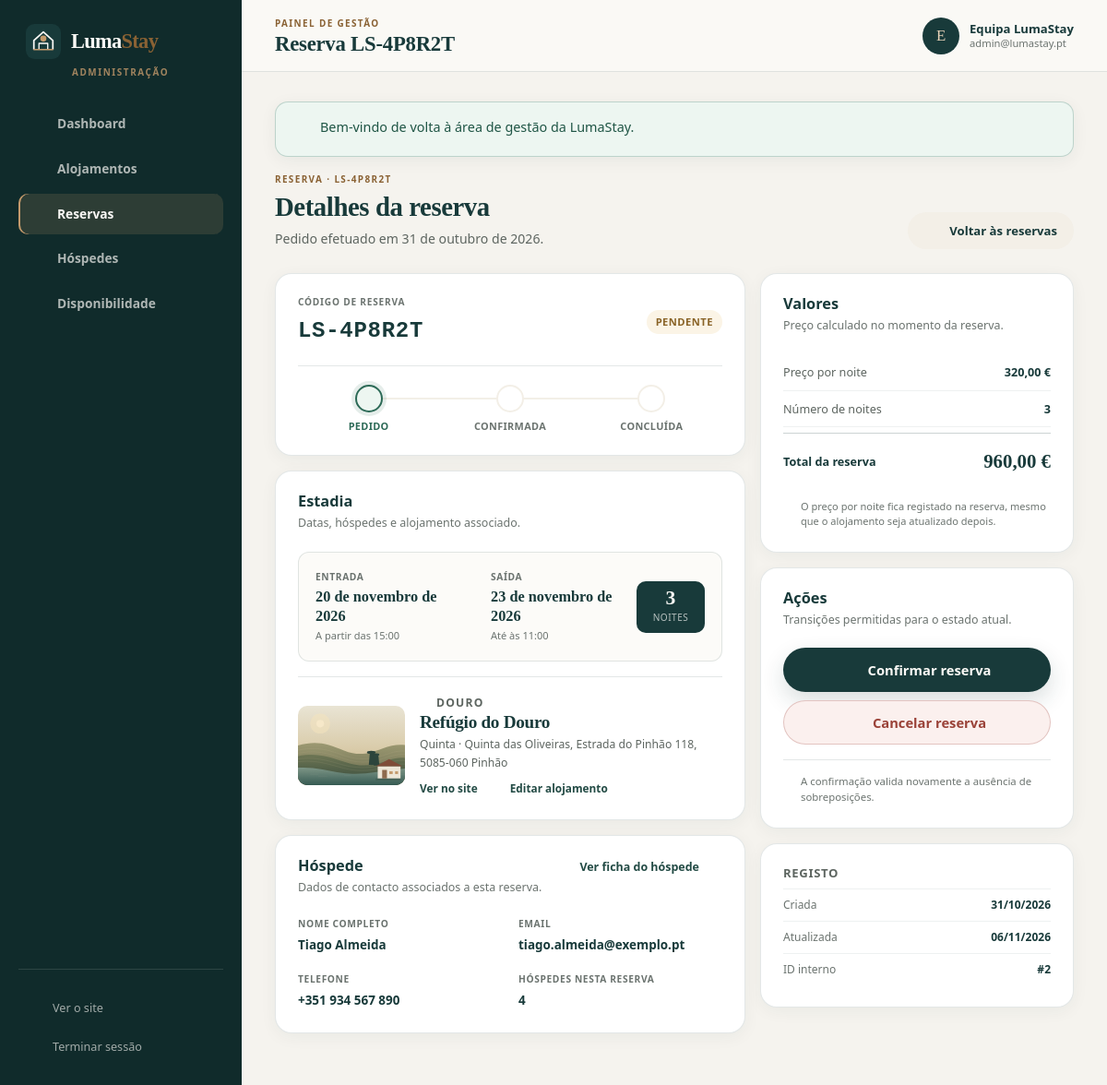
Page /admin/detalhes-reserva.php?id=2 (signed in) on the committed database.
### tables this page shows
CREATE TABLE reservations (
    id              INT UNSIGNED NOT NULL AUTO_INCREMENT,
    reservation_code VARCHAR(16) NOT NULL,
    accommodation_id INT UNSIGNED NOT NULL,
    guest_id         INT UNSIGNED NOT NULL,
    check_in         DATE NOT NULL,
    check_out        DATE NOT NULL,
    guests_count     TINYINT UNSIGNED NOT NULL,
    price_per_night  DECIMAL(10,2) NOT NULL,
    total_price      DECIMAL(10,2) NOT NULL,
    status           VARCHAR(20) NOT NULL DEFAULT 'pendente',
    created_at       TIMESTAMP NOT NULL DEFAULT CURRENT_TIMESTAMP,
    updated_at       TIMESTAMP NOT NULL DEFAULT CURRENT_TIMESTAMP ON UPDATE CURRENT_TIMESTAMP,
    PRIMARY KEY (id),
    UNIQUE KEY uq_reservations_code (reservation_code),
    KEY idx_reservations_accommodation (accommodation_id),
    KEY idx_reservations_guest (guest_id),
    KEY idx_reservations_dates (accommodation_id, check_in, check_out),
    KEY idx_reservations_status (status),
    CONSTRAINT fk_reservations_accommodation
        FOREIGN KEY (accommodation_id) REFERENCES accommodations (id)
        ON UPDATE CASCADE ON DELETE RESTRICT,
    CONSTRAINT fk_reservations_guest
        FOREIGN KEY (guest_id) REFERENCES guests (id)
        ON UPDATE CASCADE ON DELETE RESTRICT,
    CONSTRAINT chk_reservations_dates CHECK (check_out > check_in),
    CONSTRAINT chk_reservations_guests CHECK (guests_count > 0),
    CONSTRAINT chk_reservations_price_night CHECK (price_per_night > 0),
    CONSTRAINT chk_reservations_total CHECK (total_price > 0),
    CONSTRAINT chk_reservations_status
        CHECK (status IN ('pendente', 'confirmada', 'cancelada', 'concluida'))
);

CREATE TABLE accommodations (
    id              INT UNSIGNED NOT NULL AUTO_INCREMENT,
    name            VARCHAR(150) NOT NULL,
    slug            VARCHAR(170) NOT NULL,
    description     TEXT NOT NULL,
    location        VARCHAR(120) NOT NULL,
    address         VARCHAR(255) NOT NULL,
    type            VARCHAR(40) NOT NULL,
    price_per_night DECIMAL(10,2) NOT NULL,
    capacity        TINYINT UNSIGNED NOT NULL,
    bedrooms        TINYINT UNSIGNED NOT NULL,
    bathrooms       TINYINT UNSIGNED NOT NULL,
    amenities       JSON NOT NULL,
    image_url       VARCHAR(255) NOT NULL,
    rating          DECIMAL(2,1) NOT NULL DEFAULT 4.8,
    review_count    INT UNSIGNED NOT NULL DEFAULT 0,
    active          TINYINT(1) NOT NULL DEFAULT 1,
    featured        TINYINT(1) NOT NULL DEFAULT 0,
    created_at      TIMESTAMP NOT NULL DEFAULT CURRENT_TIMESTAMP,
    updated_at      TIMESTAMP NOT NULL DEFAULT CURRENT_TIMESTAMP ON UPDATE CURRENT_TIMESTAMP,
    PRIMARY KEY (id),
    UNIQUE KEY uq_accommodations_slug (slug),
    KEY idx_accommodations_location (location),
    KEY idx_accommodations_active (active),
    KEY idx_accommodations_price (price_per_night),
    KEY idx_accommodations_type (type),
    CONSTRAINT chk_accommodations_price CHECK (price_per_night > 0),
    CONSTRAINT chk_accommodations_capacity CHECK (capacity BETWEEN 1 AND 30),
    CONSTRAINT chk_accommodations_bedrooms CHECK (bedrooms BETWEEN 0 AND 20),
    CONSTRAINT chk_accommodations_bathrooms CHECK (bathrooms BETWEEN 1 AND 20),
    CONSTRAINT chk_accommodations_rating CHECK (rating BETWEEN 0 AND 5),
    CONSTRAINT chk_accommodations_active CHECK (active IN (0, 1)),
    CONSTRAINT chk_accommodations_featured CHECK (featured IN (0, 1))
);

CREATE TABLE guests (
    id         INT UNSIGNED NOT NULL AUTO_INCREMENT,
    full_name  VARCHAR(150) NOT NULL,
    email      VARCHAR(190) NOT NULL,
    phone      VARCHAR(30) NOT NULL,
    created_at TIMESTAMP NOT NULL DEFAULT CURRENT_TIMESTAMP,
    PRIMARY KEY (id),
    UNIQUE KEY uq_guests_email (email),
    KEY idx_guests_name (full_name)
);

### admin/detalhes-reserva.php (the view, shortened to what the rows shown need)
<?php
$pdo = db();
$reservationId = is_post()
    ? (input_int('id', 'post', 0) ?? 0)
    : (input_int('id', 'get', 0) ?? 0);
$stmt = $pdo->prepare(
    "SELECT r.*, a.id AS accommodation_id, a.name AS accommodation_name, a.location AS accommodation_location,
            a.address AS accommodation_address, a.image_url AS accommodation_image, a.type AS accommodation_type,
            g.id AS guest_id, g.full_name AS guest_name, g.email AS guest_email, g.phone AS guest_phone,
            g.created_at AS guest_created_at
     FROM reservations r
     INNER JOIN accommodations a ON a.id = r.accommodation_id
     INNER JOIN guests g ON g.id = r.guest_id
     WHERE r.id = :id
     LIMIT 1"
);
$stmt->execute([':id' => $reservationId]);
$reservation = $stmt->fetch();
$nights = nights_between((string) $reservation['check_in'], (string) $reservation['check_out']);
$status = (string) $reservation['status'];
include __DIR__ . '/../includes/admin-header.php';
?>
<div class="admin-page-intro">
    <div>
        <p class="admin-eyebrow">Reserva · <?= e($reservation['reservation_code']) ?></p>
        <h2>Detalhes da reserva</h2>
        <p>Pedido efetuado em <?= e(format_date((string) $reservation['created_at'], true)) ?>.</p>
    </div>
</div>
<div class="detail-admin-grid">
    <div class="detail-admin-main">
        <section class="admin-card reservation-hero-card">
            <div class="reservation-hero-head">
                <div>
                    <span class="reservation-hero-label">Código de reserva</span>
                    <code class="reservation-hero-code"><?= e($reservation['reservation_code']) ?></code>
                </div>
                <?= status_badge($status) ?>
            </div>
        </section>
        <section class="admin-card">
            <div class="admin-card-head">
                <div>
                    <h2>Estadia</h2>
                </div>
            </div>
            <div class="reservation-stay-grid">
                <div class="reservation-date-box">
                    <span>Entrada</span>
                    <strong><?= e(format_date((string) $reservation['check_in'], true)) ?></strong>
                    <small>A partir das 15:00</small>
                </div>
                <div class="reservation-date-box">
                    <span>Saída</span>
                    <strong><?= e(format_date((string) $reservation['check_out'], true)) ?></strong>
                    <small>Até às 11:00</small>
                </div>
                <div class="reservation-night-box">
                    <strong><?= e($nights) ?></strong>
                    <span><?= $nights === 1 ? 'noite' : 'noites' ?></span>
                </div>
            </div>
            <div class="reservation-accommodation">
                <img src="<?= e(image_src((string) $reservation['accommodation_image'])) ?>"
                     alt="<?= e($reservation['accommodation_name']) ?>"
                     data-fallback="<?= e(asset('images/fallback.svg')) ?>">
                <div>
                    <p class="stay-card-location"><?= icon('pin') ?> <?= e($reservation['accommodation_location']) ?></p>
                    <h3><?= e($reservation['accommodation_name']) ?></h3>
                    <p><?= e(type_label((string) $reservation['accommodation_type'])) ?> · <?= e($reservation['accommodation_address']) ?></p>
                    <div class="inline-actions">
                        <a class="text-link" href="<?= e(url('alojamento.php') . '?id=' . (int) $reservation['accommodation_id']) ?>" target="_blank" rel="noopener">Ver no site <?= icon('arrow-right') ?></a>
                        <a class="text-link" href="<?= e(url('admin/editar-alojamento.php') . '?id=' . (int) $reservation['accommodation_id']) ?>">Editar alojamento</a>
                    </div>
                </div>
            </div>
        </section>
        <section class="admin-card">
            <div class="admin-card-head">
                <div>
                    <h2>Hóspede</h2>
                </div>
            </div>
            <div class="guest-detail-grid">
                <div>
                    <span class="detail-label">Nome completo</span>
                    <strong><?= e($reservation['guest_name']) ?></strong>
                </div>
                <div>
                    <span class="detail-label">Email</span>
                    <a href="mailto:<?= e($reservation['guest_email']) ?>"><?= e($reservation['guest_email']) ?></a>
                </div>
                <div>
                    <span class="detail-label">Telefone</span>
                    <a href="tel:<?= e(normalize_phone((string) $reservation['guest_phone'])) ?>"><?= e($reservation['guest_phone']) ?></a>
                </div>
                <div>
                    <span class="detail-label">Hóspedes nesta reserva</span>
                    <strong><?= e($reservation['guests_count']) ?></strong>
                </div>
            </div>
        </section>
    </div>
    <aside class="detail-admin-side">
        <section class="admin-card">
            <div class="admin-card-head">
                <div>
                    <h2>Valores</h2>
                </div>
            </div>
            <dl class="price-breakdown">
                <div>
                    <dt>Preço por noite</dt>
                    <dd><?= e(money((float) $reservation['price_per_night'])) ?></dd>
                </div>
                <div>
                    <dt>Número de noites</dt>
                    <dd><?= e($nights) ?></dd>
                </div>
                <div class="price-breakdown-total">
                    <dt>Total da reserva</dt>
                    <dd><?= e(money((float) $reservation['total_price'])) ?></dd>
                </div>
            </dl>
        </section>
        <section class="admin-card">
            <div class="admin-card-head">
                <div>
                    <h2>Ações</h2>
                </div>
            </div>
        </section>
        <section class="admin-card meta-card">
            <h2>Registo</h2>
            <div class="meta-row"><span>Criada</span><strong><?= e(format_date((string) $reservation['created_at'])) ?></strong></div>
            <div class="meta-row"><span>Atualizada</span><strong><?= e(format_date((string) $reservation['updated_at'])) ?></strong></div>
            <div class="meta-row"><span>ID interno</span><strong>#<?= e($reservation['id']) ?></strong></div>
        </section>
    </aside>
</div>
<?php include __DIR__ . '/../includes/admin-footer.php'; ?>

### includes/functions.php (shortened to what the rows shown need)
<?php
function e(mixed $value): string
{
    return htmlspecialchars((string) $value, ENT_QUOTES | ENT_SUBSTITUTE, 'UTF-8');
}
function base_url(): string
{
    static $base = null;
    if ($base !== null) {
        return $base;
    }
    $scriptName = str_replace('\\', '/', $_SERVER['SCRIPT_NAME'] ?? '/index.php');
    $directory = str_replace('\\', '/', dirname($scriptName));
    if (basename($directory) === 'admin') {
        $directory = dirname($directory);
    }
    if ($directory === '/' || $directory === '.' || $directory === '\\') {
        $directory = '';
    }
    $base = rtrim($directory, '/');
    return $base;
}
function url(string $path = ''): string
{
    return base_url() . '/' . ltrim($path, '/');
}
function asset(string $path): string
{
    return url('assets/' . ltrim($path, '/'));
}
function money(float|int|string $amount): string
{
    return number_format((float) $amount, 2, ',', ' ') . ' €';
}
function format_date(string $date, bool $long = false): string
{
    try {
        $dt = new DateTimeImmutable($date);
    } catch (Exception) {
        return '—';
    }
    if (!$long) {
        return $dt->format('d/m/Y');
    }
    $months = [
        1 => 'janeiro', 2 => 'fevereiro', 3 => 'março', 4 => 'abril',
        5 => 'maio', 6 => 'junho', 7 => 'julho', 8 => 'agosto',
        9 => 'setembro', 10 => 'outubro', 11 => 'novembro', 12 => 'dezembro',
    ];
    return $dt->format('j') . ' de ' . $months[(int) $dt->format('n')] . ' de ' . $dt->format('Y');
}
function validate_date_value(string $value): bool
{
    if (!preg_match('/^(\d{4})-(\d{2})-(\d{2})$/', $value, $matches)) {
        return false;
    }
    return checkdate((int) $matches[2], (int) $matches[3], (int) $matches[1]);
}
function nights_between(string $checkIn, string $checkOut): int
{
    $in = new DateTimeImmutable($checkIn);
    $out = new DateTimeImmutable($checkOut);
    return (int) $in->diff($out)->days;
}
function normalize_phone(string $phone): string
{
    return preg_replace('/[^0-9+]/', '', $phone) ?? '';
}
function image_src(?string $path): string
{
    $path = trim((string) $path);
    if (str_starts_with($path, 'assets/')) {
        return url($path);
    }
    return asset('images/' . ltrim($path, '/'));
}
function accommodation_types(): array
{
    return [
        'apartamento' => 'Apartamento',
        'casa'        => 'Casa',
        'villa'       => 'Villa',
        'quinta'      => 'Quinta',
        'suite'       => 'Suite',
        'loft'        => 'Loft',
        'refúgio'     => 'Refúgio',
    ];
}
function type_label(string $type): string
{
    return accommodation_types()[$type] ?? ucfirst($type);
}
function reservation_statuses(): array
{
    return [
        'pendente'  => ['label' => 'Pendente', 'class' => 'warning'],
        'confirmada'=> ['label' => 'Confirmada', 'class' => 'success'],
        'cancelada' => ['label' => 'Cancelada', 'class' => 'danger'],
        'concluida' => ['label' => 'Concluída', 'class' => 'neutral'],
    ];
}
function status_badge(string $status): string
{
    $meta = reservation_statuses()[$status] ?? ['label' => ucfirst($status), 'class' => 'neutral'];
    return '<span class="badge badge-' . e($meta['class']) . '">' . e($meta['label']) . '</span>';
}
function icon(string $name, string $class = ''): string
{
    $allowed = ['search','calendar','users','user','bed','bath','pin','star','arrow-right','arrow-left','chevron-left','chevron-right','menu','close','check','shield','sparkles','leaf','wifi','pool','coffee','car','flame','snow','beach','grill','washer','baby','kitchen','eye','key','sun','home','building','chart','clipboard','settings','logout','edit','trash','plus','power','alert','info','mail','phone','clock','filter','grid','lock','tag','moon'];
    $key = in_array($name, $allowed, true) ? $name : 'info';
    $body = $paths[$key];
    $classAttribute = $class !== '' ? ' ' . e($class) : '';
    return '<svg class="icon' . $classAttribute . '" viewBox="0 0 24 24" fill="none" stroke="currentColor" stroke-width="1.7" stroke-linecap="round" stroke-linejoin="round" aria-hidden="true" focusable="false">' . $body . '</svg>';
}

### rows in the picture
reservations: reservation_code "LS-4P8R2T", created_at "31 de outubro de 2026", status "PENDENTE", check_in "20 de novembro de 2026", check_out "23 de novembro de 2026", nights "3", accommodation.image_url (picture), accommodation.location "DOURO", accommodation.name "Refúgio do Douro", accommodation.type "Quinta", accommodation.address "Quinta das Oliveiras, Estrada do Pinhão 118, 5085-060 Pinhão", guest.full_name "Tiago Almeida", guest.email "tiago.almeida@exemplo.pt", guest.phone "+351 934 567 890", guests_count "4", price_per_night "320,00 €", total_price "960,00 €", created_at "31/10/2026", updated_at "06/11/2026", id "2"

### other values in the picture
$item['label'] "Dashboard"
$item['label'] "Alojamentos"
$item['label'] "Reservas"
$item['label'] "Hóspedes"
$item['label'] "Disponibilidade"
$pageTitle "Reserva LS-4P8R2T"
substr((string) ($admin['name'] ?? 'L'), 0, 1) "E"
$admin['name'] "Equipa LumaStay"
$admin['email'] "admin@lumastay.pt"
$flash['message'] "Bem-vindo de volta à área de gestão da LumaStay."
$trackLabel "PEDIDO"
$trackLabel "CONFIRMADA"
$trackLabel "CONCLUÍDA"
